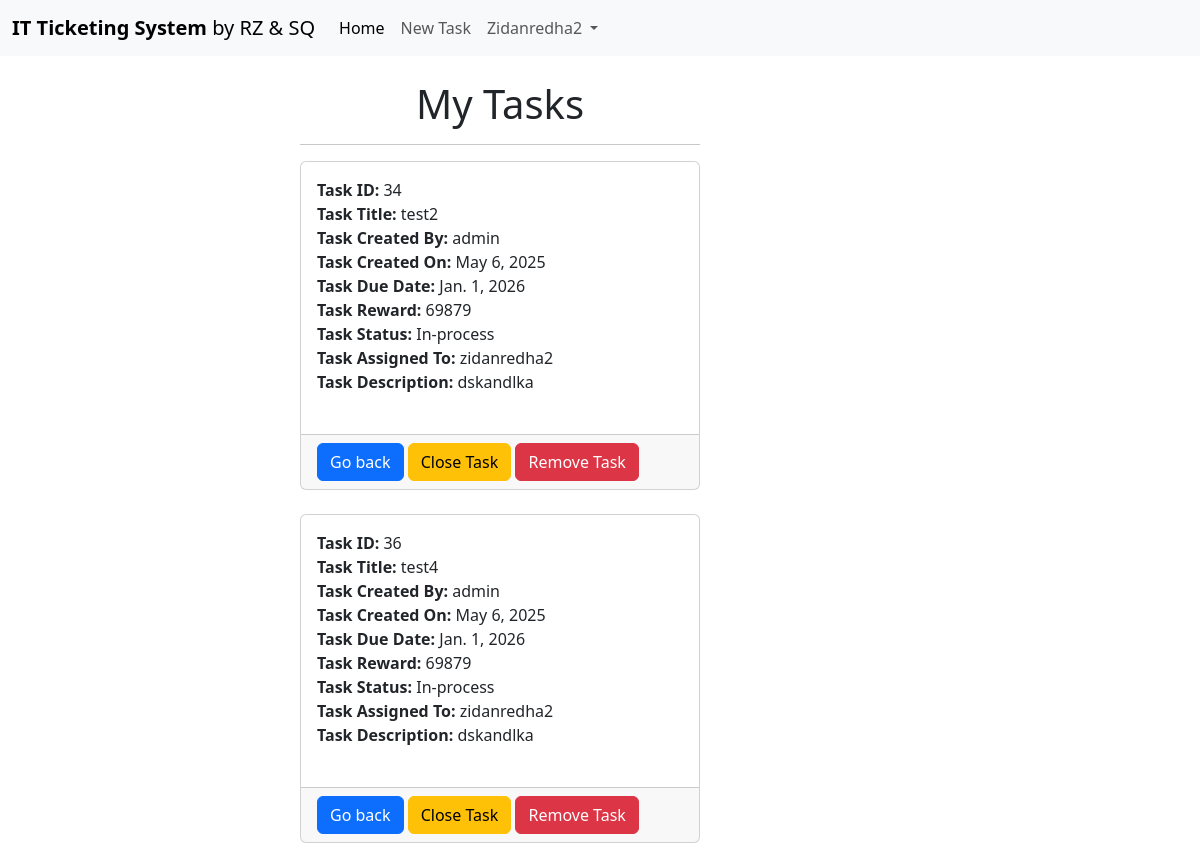
The page /mycart (signed in) on the database its author committed.
### myapp/models.py (models this page shows)
class MyCart(models.Model):
    user = models.ForeignKey(User,  on_delete=models.CASCADE, null=True)
    task= models.ForeignKey(TaskDetail, on_delete=models.CASCADE, null=True)
    task_count= models.IntegerField(default=1)

class TaskDetail(models.Model):
    TASK_TITLE = models.CharField(max_length=100)
    TASK_CREATED_BY = models.CharField(max_length=100, null=True)
    TASK_CLOSED_BY = models.CharField(max_length=100, null=True)
    TASK_CREATED_ON = models.DateField(auto_now_add=True,null=True)
    TASK_DUE_DATE = models.DateField()
    TASK_REWARD = models.IntegerField()
    TASK_CLOSED_ON = models.DateField(null=True)
    TASK_DESCRIPTION = models.CharField(max_length=300)
    TASK_HOLDER = models.CharField(max_length=100, null=True)
    choice=[('Open', 'Open'),('In-process', 'In-process'), ('Reopened', 'Reopened'), ('Closed', 'Closed'), ('Expired', 'Expired'), ('Resolved', 'Resolved')]
    TASK_STATUS = models.CharField(max_length=100,choices=choice, default='Open')

### myapp/views.py (the view)
# urls.py: path('mycart', views.MyCarts, name='mycart'),
def MyCarts(request):
    if request.user.is_authenticated:
        currentuser = request.user
        Carts= MyCart.objects.filter(user=currentuser)
        return render(request, 'MyCart.html', {'Carts': Carts})
    else:
        messages.success(request, 'Please login to View your tasks.')
        return redirect('login')

### myapp/TEMPLATES/MyCart.html
{% extends 'Base.html' %}
{% block content %}
<div class="col-4 offset-3">
    <br>
    <h1 class="text-center">My Tasks</h1>
    <hr>
    {% if Carts %}
    {% for cart in Carts %}
    <div class="card text">
        <div class="card-body">
            <strong>Task ID: </strong>{{cart.id}}<br>
            <strong>Task Title: </strong>{{cart.task.TASK_TITLE}}<br>
            <strong>Task Created By: </strong>{{cart.task.TASK_CREATED_BY}}<br>
            <strong>Task Created On: </strong>{{cart.task.TASK_CREATED_ON}}<br>
            <strong>Task Due Date: </strong>{{cart.task.TASK_DUE_DATE}}<br>
            <strong>Task Reward: </strong>{{cart.task.TASK_REWARD}}<br>
            <strong>Task Status: </strong>{{cart.task.TASK_STATUS}}<br>
            <strong>Task Assigned To: </strong>{{request.user.username}}<br>
            <strong>Task Description: </strong>{{cart.task.TASK_DESCRIPTION}}<br>
            <br>
            </div>
        <div class="card-footer text-body-secondary">
            <a href="{% url 'base' %}" class="btn btn-primary">Go back</a>
            <a href="{% url 'task_close' cart.task.id %}" class="btn btn-warning">Close Task</a>
            <a href="{% url 'task_remove' cart.task.id %}" class="btn btn-danger">Remove Task</a>
            </div>
    </div>
    <br>
    {% endfor %}
    {% else %}
    <div class="alert alert-warning alert-dismissible fade show" role="alert">
        <strong>No tasks assigned to you!</strong>
        <button type="button" class="btn-close" data-bs-dismiss="alert" aria-label="Close"></button>
        </div>
    {% endif %}
</div>
{% endblock content %}

### myapp/TEMPLATES/Base.html (shortened to what this page needs)
<!doctype html>
<html lang="en">
  <head>
    <link href="https://cdn.jsdelivr.net/npm/bootstrap@5.3.5/dist/css/bootstrap.min.css" rel="stylesheet">
  </head>
  <body>
    {% include "Navbar.html" %}
    {%block content%}{%endblock content%}
  </body>
</html>

### myapp/TEMPLATES/Navbar.html (shortened to what this page needs)
<nav class="navbar navbar-expand-lg bg-body-tertiary">
    <div class="container-fluid">
      <a class="navbar-brand" href="{% url 'base' %}"><b>IT Ticketing System</b> by RZ & SQ</a>
      <div class="collapse navbar-collapse" id="navbarSupportedContent">
        <ul class="navbar-nav me-auto mb-2 mb-lg-0">
          {% if request.user.is_authenticated and request.user.is_superuser %}
          <li class="nav-item">
            <a class="nav-link active" aria-current="page" href="{% url 'base' %}">Home</a>
          </li>
          <li class="nav-item">
            <a class="nav-link active" aria-current="page" href="{% url 'mycart' %}">My Tasks</a>
          </li>
          <li class="nav-item">
            <a class="nav-link" href="{% url 'taskdetails' %}">New Task</a>
          </li>
          <li class="nav-item">
            <a class="nav-link" href="{% url 'account' %}">Add Coins</a>
          </li>
          <li class="nav-item dropdown">
            <a class="nav-link dropdown-toggle" href="#" role="button" data-bs-toggle="dropdown" aria-expanded="false">
              {{ request.user.username|capfirst }}
            </a>
            <ul class="dropdown-menu">
              <li><a class="dropdown-item" href="{% url 'profile' %}">Show Profile</a></li>
              <li><a class="dropdown-item" href="{% url 'ChangePassword' %}">Change Password</a></li>
              <li><a class="dropdown-item" href="{% url 'logout' %}">Logout</a></li>
            </ul>
          {% elif request.user.is_authenticated %}
          <li class="nav-item">
            <a class="nav-link active" aria-current="page" href="{% url 'base' %}">Home</a>
          </li>
          <li class="nav-item">
            <a class="nav-link" href="{% url 'taskdetails' %}">New Task</a>
          </li>
          <li class="nav-item dropdown">
            <a class="nav-link dropdown-toggle" href="#" role="button" data-bs-toggle="dropdown" aria-expanded="false">
              {{ request.user.username|capfirst }}
            </a>
          {% endif %}
        </ul>
      </div>
    </div>
  </nav>

### rows shown on the page
MyCart: id "34", task.TASK_TITLE "test2", task.TASK_CREATED_BY "admin", task.TASK_CREATED_ON "May 6, 2025", task.TASK_DUE_DATE "Jan. 1, 2026", task.TASK_REWARD "69879", task.TASK_STATUS "In-process", task.TASK_DESCRIPTION "dskandlka"
MyCart: id "36", task.TASK_TITLE "test4", task.TASK_CREATED_BY "admin", task.TASK_CREATED_ON "May 6, 2025", task.TASK_DUE_DATE "Jan. 1, 2026", task.TASK_REWARD "69879", task.TASK_STATUS "In-process", task.TASK_DESCRIPTION "dskandlka"

### other values the page prints
{{ request.user.username|capfirst }} "Zidanredha2"
{{ request.user.username }} "zidanredha2"
